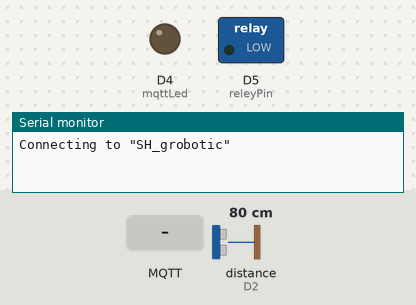
This sketch was run on a simulated ESP8266 (NodeMCU). Shown: switched loads named in the sketch (green lamp = pin HIGH), output pins drawn as LEDs (lit = HIGH), the last lines printed to the serial monitor. Inputs (shaded band) come from the test bench; at power-on: distance to the obstacle (sensor on D2) 80 cm. The echo pulse lasts 58.3 µs per cm; WiFi joins after 1.5 s; servers stay silent unless stated; no MQTT or app messages arrive unless stated.

Above: at 1.2 s.
1.3 s: MQTT message "1" arrives on the first subscribed topic
At 3.3 s:
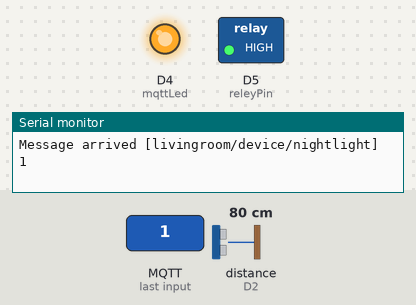
4.1 s: distance to the obstacle (sensor on D2) set to 21 cm
5.6 s: distance to the obstacle (sensor on D2) set to 17 cm
At 7.7 s:
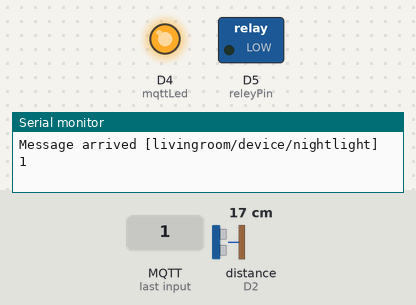
8.2 s: distance to the obstacle (sensor on D2) set to 35 cm
At 8.8 s:
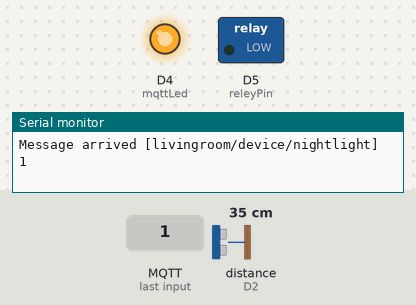
Timing chart, 0 to 11.2 s (numbered marks = the images above; inputs shaded):
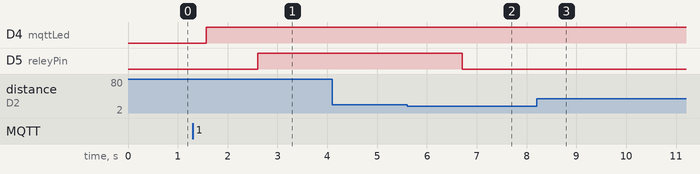

Measured:
- the behaviour switches between 20 and 19 cm on distance to the obstacle (sensor on D2) (found by bisection; images 1 and 2)
- after the input at 1.3 s, D5 (releyPin): LOW → HIGH after 1.3 s
- after the input at 4.1 s, every drawn part: stays the same
- after the input at 5.6 s, D5 (releyPin): HIGH → LOW after 1.1 s
- after the input at 8.2 s, D5 (releyPin): stays LOW (without the input it goes to HIGH after 1.6 s)

The sketch:

livingroom_nightlight.ino
```cpp
#include <ESP8266WiFi.h>
#include <PubSubClient.h>
#include <Ultrasonic.h>

char* topik = "livingroom/device/nightlight";
char* topikMotion = "livingroom/sensor/motion";
char* topikLight = "livingroom/sensor/light";
char* topikStatus = "livingroom/status/nightlight";
char* topikAuto = "livingroom/auto/nightlight";
char* topikLevel = "livingroom/level/nightlight";

int releyPin = D5;
int mqttLed = D4;
int trigger = D1;
int echo = D2;
Ultrasonic sonic(trigger, echo);

char ssid[20] = "SH_grobotic"; //сеть WiFi
char password[20] = "******"; //пароль от WiFi
char mqtt_server[30] = "192.168.0.100"; //адрес сервера MQTT
char mqtt_id[20] = "lr-nightlight2";
char mqtt_user[20] = "shgrobotic";
char mqtt_psw[20] = "********";
char mqtt_port[10] = "1883";

WiFiClient espClient;
PubSubClient client(espClient);
char msg[50]; //сообщение отправляемое на сервер

int isOn = 0;              // состояние ленты
long lastSens = -2000;     // последнее включение рукой
int isConnecting = 0;      // признак начала подключения к вифи
long startConnect = 0;     // время начала подключения к вифи
long startDisconnect = 0;  // начало отсчета при отключении от сервера
int isMQTT = 0;            // признак начала подключения к серваку
long startMQTT = 0;        // время начала подключения к серваку
int countHand = 0;         // количество обнарружений руки
long lastRange = 0;        // время последнего замера расстояния
int light = 0;             // уровень освещения
int motion = 0;            // наличие движения
long lastMotion = 0;       // время последнего движения
int isAuto = 0;            // признак автоматического включения ленты
int isOnAuto = 1;          // признак разрешения автоматического режима
int isSelf = 0;            // признак отправки топика при включении автоматически, нужно для автоматического выключения
int level = 100;           // Уровень освещения в %
int curentlevel = 0;       // Текущий уровень освещения в %

void setup_wifi() { //устанавливаем соединение WiFi

  delay(10);
  // We start by connecting to a WiFi network

  if (isConnecting == 0) {
    Serial.println();
    Serial.print("Connecting to \"");
    Serial.print(ssid);
    Serial.println("\"");
    WiFi.begin(ssid, password);
    isConnecting = 1;
    startConnect = millis();
  }

  if (WiFi.status() != WL_CONNECTED) {
    if (millis() - startConnect > 30000) {
      Serial.println("WiFi not connected!");
      isConnecting = 0;
      return;
    }
  } else {
    isConnecting = 0;
    randomSeed(micros());

    Serial.println("");
    Serial.println("WiFi connected");
    Serial.println("IP address: ");
    Serial.println(WiFi.localIP());
  }
}

void reconnect() { //подключаемся к MQTT серверу
  if (!client.connected()) {
    if (isMQTT == 0) {
      client.setServer(mqtt_server, atoi(mqtt_port));
      Serial.print("Attempting MQTT ");
      Serial.print(mqtt_server);
      Serial.print(" connection...");
      // Attempt to connect
      startMQTT = millis();
      isMQTT = 1;
    }
    if (client.connect(mqtt_id, mqtt_user, mqtt_psw)) {
      Serial.println("connected");
      client.subscribe(topik, 1);
      client.publish(topikStatus, "1");
      client.subscribe(topikStatus, 1);
      client.subscribe(topikLight, 1);
      client.subscribe(topikMotion, 1);
      client.subscribe(topikAuto, 1);
      client.subscribe(topikLevel, 1);
      digitalWrite(mqttLed, HIGH);
      isMQTT = 0;
    } else {
      Serial.print("failed, rc=");
      Serial.print(client.state());
      if (millis() - startMQTT > 30000) {
        Serial.println("MQTT not connected!");
        isMQTT = 0;
        return;
      }
    }
  }
}

void callback(char* topic, byte* payload, unsigned int length) {
  Serial.print("Message arrived [");
  Serial.print(topic);
  Serial.print("] ");
  String val = "";
  for (int i = 0; i < length; i++) {
    Serial.print((char)payload[i]);
    val += (char)payload[i];
  }
  Serial.println();
  if (String(topic).equals(String(topik))) {
    if (val.equals("1") && isOn == 0) {
      relay(1);
    } else if (val.equals("0") && isOn == 1) {
      relay(0);
    }

    if (isSelf == 0) {
      isAuto = 0;
    }

    isSelf = 0;
  }

  if (String(topic).equals(String(topikLight))) {
    light = val.toInt();
  }
  if (String(topic).equals(String(topikMotion))) {
    motion = val.toInt();
    if (motion == 0) {
      lastMotion = millis();
    }
  }

  if (String(topic).equals(String(topikStatus))) {
    if (val == "2") {
      client.publish(topikStatus, "1");
    }
  }
  if (String(topic).equals(String(topikAuto))) {
    isOnAuto = val.toInt();
  }
  if (String(topic).equals(String(topikLevel))) {
    level = val.toInt();
  }
}

void relay(int state) {
  int stp = map(level,0,100,0,1024);
  if (state == 1) {
    for (int i = 0; i <= stp; i++) {
      analogWrite(releyPin, i);
      delay(1);
    }
    isOn = 1;
    client.publish(topik, "1", true);
  } else {
    for (int i = stp; i >= 0; i--) {
      analogWrite(releyPin, i);
      delay(1);
    }
    isOn = 0;
    client.publish(topik, "0", true);
  }
}

void setup() {
  Serial.begin(115200);
  WiFi.mode(WIFI_STA);
  pinMode(releyPin, OUTPUT);
  pinMode(mqttLed, OUTPUT);
  analogWrite(releyPin, 0);
  digitalWrite(mqttLed, LOW);
  setup_wifi();
  client.setServer(mqtt_server, atoi(mqtt_port));
  client.setCallback(callback);
}

void loop() {
  if ((WiFi.status() != WL_CONNECTED)) {
    setup_wifi();
  }
  if (!client.connected()) {
    digitalWrite(mqttLed, LOW);
    startDisconnect = millis();
    if (WiFi.status() == WL_CONNECTED) {
      reconnect();
    }
  }

  if (millis() - lastRange > 30) {
    if (sonic.Ranging(CM) < 20) {
      countHand++;
      if ((millis() - lastSens > 2000) && (countHand > 2)) {
        isSelf = 0;
        if (isOn == 1) {
          relay(0);
        } else {
          relay(1);
        }
        isAuto = 0;
        lastSens = millis();
      }
    }
    else {
      countHand = 0;
    }
    lastRange = millis();
  }
  //Если вклчен и поменялся уровень яркости, то меняем его.
  if ((isOn == 1) && (curentlevel != level)) {
    int v = map(level,0,100,0,1024);
    analogWrite(releyPin, v);
    curentlevel = level;
  }

  // если разрешен автоматический режим и уровень света низкий и есть движение то включаем подсветку
  if (isOnAuto == 1 && light < 1) {
    if (motion == 1) {
      if (isOn == 0) {
        isSelf = 1;
        relay(1);
        isAuto = 1;
      }
    }
  }

  if ((isAuto == 1) && (isOn == 1)) {
    // если уровень света стал достаточным или нет движения 5 сек (сервер отсылает после 20 сек) или пропала связь с сервером уже как 1 мин.
    if ((light>1) || ((motion == 0) && (millis() - lastMotion > 1000 * 5)) || ((millis() - startDisconnect > 1000 * 60) && (!client.connected()))) {
      isSelf = 1;
      relay(0);
      isAuto = 1;
    }
  }

  client.loop();
}
```
